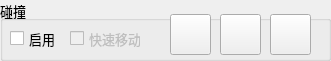
      <widget class="QGroupBox" name="collision_groupBox">
       <property name="geometry">
        <rect>
         <x>0</x>
         <y>150</y>
         <width>331</width>
         <height>61</height>
        </rect>
       </property>
       <property name="font">
        <font>
         <pointsize>10</pointsize>
         <weight>50</weight>
         <bold>false</bold>
         <stylestrategy>PreferDefault</stylestrategy>
         <kerning>true</kerning>
        </font>
       </property>
       <property name="title">
        <string>碰撞</string>
       </property>
       <widget class="QCheckBox" name="springCapsule_checkBox">
        <property name="geometry">
         <rect>
          <x>10</x>
          <y>30</y>
          <width>51</width>
          <height>17</height>
         </rect>
        </property>
        <property name="font">
         <font>
          <pointsize>10</pointsize>
          <weight>50</weight>
          <bold>false</bold>
          <stylestrategy>PreferDefault</stylestrategy>
          <kerning>true</kerning>
         </font>
        </property>
        <property name="toolTip">
         <string>&lt;html&gt;&lt;head/&gt;&lt;body&gt;&lt;p&gt;勾选后会计算飘带与场景中胶囊体的碰撞&lt;/p&gt;&lt;p&gt;会减慢计算速度&lt;/p&gt;&lt;/body&gt;&lt;/html&gt;</string>
        </property>
        <property name="text">
         <string>启用</string>
        </property>
       </widget>
       <widget class="QCheckBox" name="springFastMove_checkBox">
        <property name="enabled">
         <bool>false</bool>
        </property>
        <property name="geometry">
         <rect>
          <x>70</x>
          <y>30</y>
          <width>71</width>
          <height>17</height>
         </rect>
        </property>
        <property name="font">
         <font>
          <pointsize>10</pointsize>
          <weight>50</weight>
          <bold>false</bold>
          <stylestrategy>PreferDefault</stylestrategy>
          <kerning>true</kerning>
         </font>
        </property>
        <property name="toolTip">
         <string>&lt;html&gt;&lt;head/&gt;&lt;body&gt;&lt;p&gt;如果胶囊体附加在快速移动的物体上，比如奔跑中的双腿与裙子的碰撞。勾选此项时，可以减少穿插。&lt;/p&gt;&lt;p&gt;注意：在碰撞体移动较慢时勾选此项，可能会造成结果抖动。&lt;/p&gt;&lt;/body&gt;&lt;/html&gt;</string>
        </property>
        <property name="text">
         <string>快速移动</string>
        </property>
       </widget>
       <widget class="QCheckBox" name="springFloor_checkBox">
        <property name="geometry">
         <rect>
          <x>380</x>
          <y>22</y>
          <width>50</width>
          <height>16</height>
         </rect>
        </property>
        <property name="font">
         <font>
          <pointsize>10</pointsize>
          <weight>50</weight>
          <bold>false</bold>
          <stylestrategy>PreferDefault</stylestrategy>
          <kerning>true</kerning>
         </font>
        </property>
        <property name="toolTip">
         <string>&lt;html&gt;&lt;head/&gt;&lt;body&gt;&lt;p&gt;Add a floor collition for joint chain&lt;/p&gt;&lt;p&gt;Script will trying to keep all the joints above the hight during caculation&lt;/p&gt;&lt;p&gt;启用地面碰撞，计算时会尽量将骨骼保持在设定高度之上&lt;/p&gt;&lt;/body&gt;&lt;/html&gt;</string>
        </property>
        <property name="text">
         <string>Floor</string>
        </property>
        <property name="checked">
         <bool>false</bool>
        </property>
       </widget>
       <widget class="QLineEdit" name="springFloor_lineEdit">
        <property name="enabled">
         <bool>false</bool>
        </property>
        <property name="geometry">
         <rect>
          <x>430</x>
          <y>20</y>
          <width>31</width>
          <height>20</height>
         </rect>
        </property>
        <property name="font">
         <font>
          <pointsize>10</pointsize>
          <weight>50</weight>
          <bold>false</bold>
          <stylestrategy>PreferDefault</stylestrategy>
          <kerning>true</kerning>
         </font>
        </property>
        <property name="toolTip">
         <string>&lt;html&gt;&lt;head/&gt;&lt;body&gt;&lt;p&gt;Floor height&lt;/p&gt;&lt;p&gt;地面高度&lt;/p&gt;&lt;/body&gt;&lt;/html&gt;</string>
        </property>
        <property name="text">
         <string>0.0</string>
        </property>
        <property name="alignment">
         <set>Qt::AlignRight|Qt::AlignTrailing|Qt::AlignVCenter</set>
        </property>
       </widget>
       <widget class="QPushButton" name="springAddBody_Button">
        <property name="enabled">
         <bool>true</bool>
        </property>
        <property name="geometry">
         <rect>
          <x>170</x>
          <y>14</y>
          <width>41</width>
          <height>41</height>
         </rect>
        </property>
        <property name="toolTip">
         <string>&lt;html&gt;&lt;head/&gt;&lt;body&gt;&lt;p&gt;创建一个胶囊体，如果不选择骨骼，则在原点生成，如选择骨骼，则跟骨骼大小位置对齐&lt;/p&gt;&lt;p&gt;注意：可以缩放移动中间的圆柱形来调整胶囊体。也可以将胶囊体设为子物体来跟随父物体移动。&lt;/p&gt;&lt;/body&gt;&lt;/html&gt;</string>
        </property>
        <property name="text">
         <string/>
        </property>
        <property name="icon">
         <iconset>
          <normaloff>icons/addCapsule.png</normaloff>icons/addCapsule.png</iconset>
        </property>
        <property name="iconSize">
         <size>
          <width>32</width>
          <height>32</height>
         </size>
        </property>
        <property name="checkable">
         <bool>false</bool>
        </property>
        <property name="flat">
         <bool>false</bool>
        </property>
       </widget>
       <widget class="QPushButton" name="springRemoveBody_Button">
        <property name="enabled">
         <bool>true</bool>
        </property>
        <property name="geometry">
         <rect>
          <x>220</x>
          <y>120</y>
          <width>41</width>
          <height>41</height>
         </rect>
        </property>
        <property name="toolTip">
         <string>删除选中的胶囊体</string>
        </property>
        <property name="text">
         <string/>
        </property>
        <property name="icon">
         <iconset>
          <normaloff>icons/removeCapsule.png</normaloff>icons/removeCapsule.png</iconset>
        </property>
        <property name="iconSize">
         <size>
          <width>32</width>
          <height>32</height>
         </size>
        </property>
       </widget>
       <widget class="QPushButton" name="springClearBody_Button">
        <property name="enabled">
         <bool>true</bool>
        </property>
        <property name="geometry">
         <rect>
          <x>270</x>
          <y>14</y>
          <width>41</width>
          <height>41</height>
         </rect>
        </property>
        <property name="toolTip">
         <string>清除场景中所有的胶囊体</string>
        </property>
        <property name="text">
         <string/>
        </property>
        <property name="icon">
         <iconset>
          <normaloff>icons/clearCapsule.png</normaloff>icons/clearCapsule.png</iconset>
        </property>
        <property name="iconSize">
         <size>
          <width>32</width>
          <height>32</height>
         </size>
        </property>
       </widget>
       <widget class="QPushButton" name="springAddPlane_Button">
        <property name="enabled">
         <bool>true</bool>
        </property>
        <property name="geometry">
         <rect>
          <x>220</x>
          <y>14</y>
          <width>41</width>
          <height>41</height>
         </rect>
        </property>
        <property name="toolTip">
         <string>&lt;html&gt;&lt;head/&gt;&lt;body&gt;&lt;p&gt;创建一个碰撞平面&lt;/p&gt;&lt;/body&gt;&lt;/html&gt;</string>
        </property>
        <property name="text">
         <string/>
        </property>
        <property name="icon">
         <iconset>
          <normaloff>icons/addPlane.png</normaloff>icons/addPlane.png</iconset>
        </property>
        <property name="iconSize">
         <size>
          <width>32</width>
          <height>32</height>
         </size>
        </property>
        <property name="checkable">
         <bool>false</bool>
        </property>
        <property name="flat">
         <bool>false</bool>
        </property>
       </widget>
      </widget>
